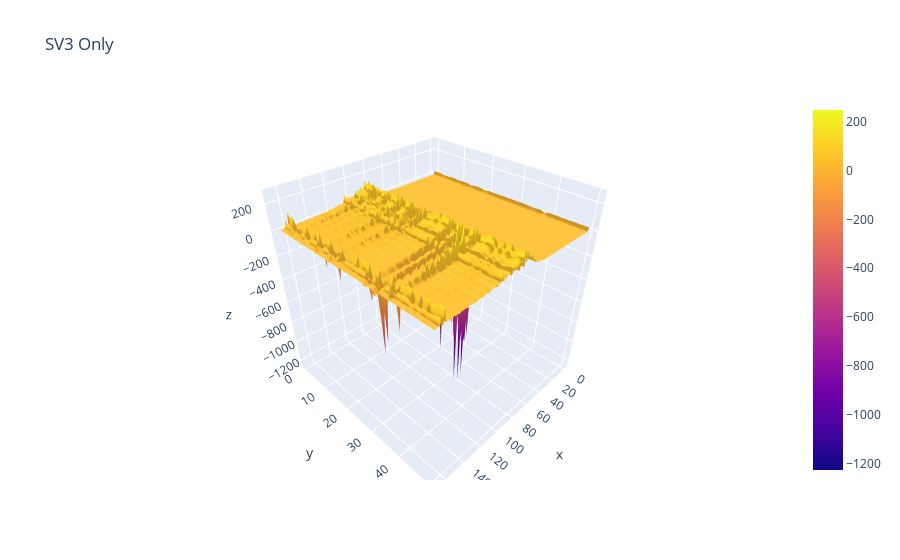

Write notebook code for a chart like this one.
### Code cell
approx_uptorank3_meancentered = u[:,:3] @ s[0:3,:3] @ v[:3,:]
approx_justrank3 = approx_uptorank3_meancentered - approx_uptorank2_meancentered - approx_uptorank1_meancentered + b
fig = go.Figure(data=[go.Surface(z=approx_justrank3)])
fig.update_layout(title='SV3 Only',autosize=True)
fig.show()

### Figure 1 — Plotly figure (JSON) as saved in the notebook; plotly's stock layout.template omitted (floating-point values rounded to 4 significant figures; data arrays with more than 128 entries replaced by an {"elided": "..."} marker saying what was removed)
{"data": [{"type": "surface", "z": {"elided": "51x167 float values"}}], "layout": {"autosize": true, "title": {"text": "SV3 Only"}}}
